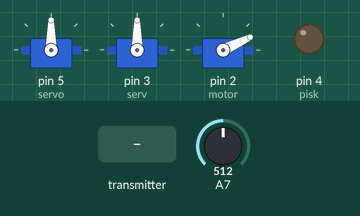
A sketch run on a simulated Arduino Uno, built with avr-gcc and run on an emulated ATmega328P. Parts: 3 × servo, output pins drawn as LEDs (lit = HIGH). The inputs (shaded band) are chosen by the test bench; at power-on: A7 = 512. No radio packets arrive unless stated.

Above: at 10.2 s.
10.3 s: the transmitter starts sending gotByte.0 = 0
At 11.5 s:
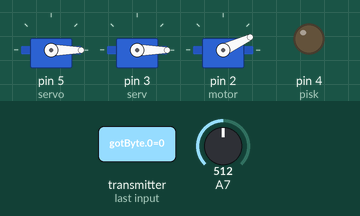
11.8 s: A7 set to 53
13.3 s: A7 set to 45
At 14.2 s:
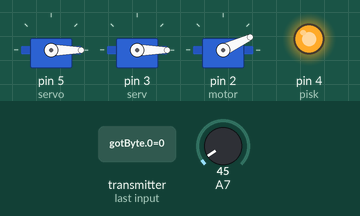
Timing chart, 0 to 16.3 s (numbered marks = the images above; inputs shaded):
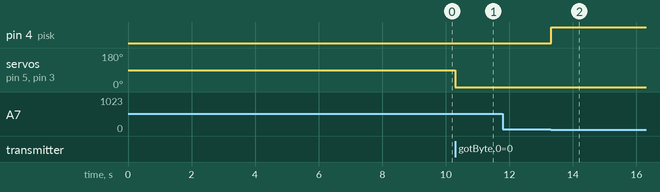

The sketch:

rx_servo_priom_camoleta_zashita_Potera_svazi_2.5.ino
```cpp
#include"nRF24L01.h"
#include "RF24.h"


#include <Servo.h> //используем библиотеку для работы с сервоприводом

int times;
int times1;
int motorX;
int zahita = 0;//защита АКБ
int pisk = 4;//пин пищалки
int flag = 0;//флаг для остановки мотора

Servo servo; //объявляем переменную servo типа Servo
Servo serv; //объявляем переменную servo типа Servo
Servo motor;//подключаю мотор

RF24 radio(9, 10);
byte address[][6] = {"1Node", "2Node", "3Node", "4Node", "5Node", "6Node"};

//byte counter;

//byte transmit_data[3];

void setup() {
  //   Serial.begin(9600);//====================================================================
  // Serial.println(   "stert");//============================================

  pinMode(pisk, OUTPUT);
  digitalWrite(pisk, LOW);
  //Serial.begin(9600);

  servo.attach(5); //привязываем привод к порту 10
  serv.attach(3); //привязываем привод к порту 10
  motor.attach(2);
  motor.writeMicroseconds(2300);
  delay(3000);
  motor.writeMicroseconds(800);
  delay(6000);


  radio.begin(); //Активировать модуль
  radio.setAutoAck(1);//1 прием, 0 передача
  radio.setRetries(0, 15); //Время между пропыткой достучатся, число попиток
  radio.enableAckPayload();//разрешить отсылку данных в ответ на вх сиграл
  radio.setPayloadSize(32);//размер пакета в байтах

  radio.openReadingPipe(1, address[0]); //Мы труба 0
  radio.setChannel(0x6f);//канал

  radio.setPALevel (RF24_PA_MAX);//Уровень мощности передатчика MIN LOW HIGH MAX
  radio.setDataRate  (RF24_1MBPS);// Скорость обмена (RF24_2MPS, 1MBPS 250KBPS)


  radio.powerUp();//начать работу

  radio.startListening();//периемник слушает
  // Serial.println(   "stop");//============================================

}

void loop() {


  byte pipeNo, gotByte[4];
  while (radio.available(&pipeNo)) {


    radio.read(&gotByte, 4); //1 это длина вх значения если масив то написать sizeof(gotByte)

    servo.write (gotByte[0]);
    serv.write(gotByte[1]);
    motorX = map(gotByte[2], 0, 100, 800, 2300); //мотор

    if (flag == 0) {
      motor.writeMicroseconds(motorX);//Кручу мотор
    }

    // Serial.println(   gotByte[1]);//============================================
    zahita = analogRead(7);

    if (zahita < 50) {
      digitalWrite(pisk, HIGH);
      flag = 1;
      motor.writeMicroseconds(800);//Кручу мотор
    }
   times=millis();
  }
  times1=millis();
  if(times1-times>500){
  motor.writeMicroseconds(800);
  }
}
```

Measured:
- the behaviour switches between 50 and 49 on A7 (found by bisection; images 1 and 2)
- after the input at 10.3 s, servo on pin 5 (servo), servo on pin 3 (serv): 90° → 0° at once
- after the input at 11.8 s, every drawn part: stays the same
- after the input at 13.3 s, pin 4 (pisk): LOW → HIGH at once
